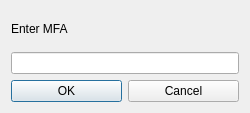
<?xml version="1.0" encoding="UTF-8"?>
<ui version="4.0">
 <class>MainDialog</class>
 <widget class="QDialog" name="MainDialog">
  <property name="windowModality">
   <enum>Qt::WindowModal</enum>
  </property>
  <property name="geometry">
   <rect>
    <x>0</x>
    <y>0</y>
    <width>250</width>
    <height>113</height>
   </rect>
  </property>
  <property name="sizePolicy">
   <sizepolicy hsizetype="MinimumExpanding" vsizetype="MinimumExpanding">
    <horstretch>0</horstretch>
    <verstretch>0</verstretch>
   </sizepolicy>
  </property>
  <property name="modal">
   <bool>true</bool>
  </property>
  <layout class="QVBoxLayout" name="verticalLayout">
   <property name="sizeConstraint">
    <enum>QLayout::SetMinimumSize</enum>
   </property>
   <item>
    <widget class="QLabel" name="prompt_label">
     <property name="sizePolicy">
      <sizepolicy hsizetype="MinimumExpanding" vsizetype="MinimumExpanding">
       <horstretch>0</horstretch>
       <verstretch>0</verstretch>
      </sizepolicy>
     </property>
     <property name="text">
      <string>Enter MFA</string>
     </property>
     <property name="textFormat">
      <enum>Qt::PlainText</enum>
     </property>
     <property name="wordWrap">
      <bool>true</bool>
     </property>
     <property name="margin">
      <number>0</number>
     </property>
     <property name="textInteractionFlags">
      <set>Qt::NoTextInteraction</set>
     </property>
    </widget>
   </item>
   <item>
    <widget class="QLineEdit" name="prompt_value"/>
   </item>
   <item>
    <layout class="QHBoxLayout" name="horizontalLayout">
     <item>
      <widget class="QPushButton" name="ok_button">
       <property name="text">
        <string>OK</string>
       </property>
      </widget>
     </item>
     <item>
      <widget class="QPushButton" name="cancel_button">
       <property name="text">
        <string>Cancel</string>
       </property>
      </widget>
     </item>
    </layout>
   </item>
  </layout>
 </widget>
 <layoutdefault spacing="6" margin="11"/>
 <resources/>
 <connections>
  <connection>
   <sender>ok_button</sender>
   <signal>clicked()</signal>
   <receiver>MainDialog</receiver>
   <slot>accept()</slot>
   <hints>
    <hint type="sourcelabel">
     <x>67</x>
     <y>84</y>
    </hint>
    <hint type="destinationlabel">
     <x>124</x>
     <y>56</y>
    </hint>
   </hints>
  </connection>
  <connection>
   <sender>cancel_button</sender>
   <signal>clicked()</signal>
   <receiver>MainDialog</receiver>
   <slot>reject()</slot>
   <hints>
    <hint type="sourcelabel">
     <x>181</x>
     <y>84</y>
    </hint>
    <hint type="destinationlabel">
     <x>124</x>
     <y>56</y>
    </hint>
   </hints>
  </connection>
 </connections>
</ui>
